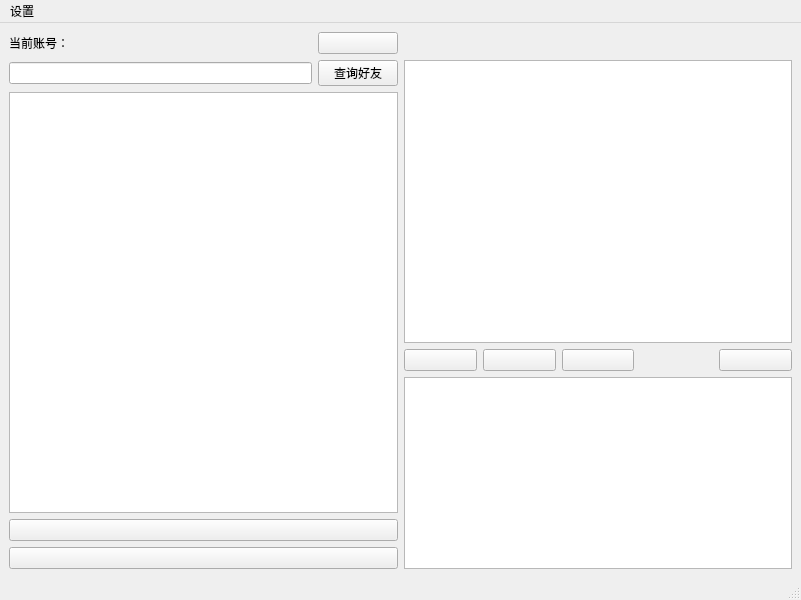
<?xml version="1.0" encoding="UTF-8"?>
<ui version="4.0">
 <class>MainWindow</class>
 <widget class="QMainWindow" name="MainWindow">
  <property name="geometry">
   <rect>
    <x>0</x>
    <y>0</y>
    <width>801</width>
    <height>600</height>
   </rect>
  </property>
  <property name="windowTitle">
   <string>MainWindow</string>
  </property>
  <widget class="QWidget" name="centralwidget">
   <property name="sizePolicy">
    <sizepolicy hsizetype="Preferred" vsizetype="Preferred">
     <horstretch>0</horstretch>
     <verstretch>0</verstretch>
    </sizepolicy>
   </property>
   <layout class="QGridLayout" name="gridLayout_2">
    <item row="0" column="0">
     <layout class="QVBoxLayout" name="verticalLayout">
      <item>
       <layout class="QGridLayout" name="gridLayout">
        <item row="0" column="1">
         <widget class="QPushButton" name="LogoutButton">
          <property name="text">
           <string/>
          </property>
         </widget>
        </item>
        <item row="0" column="0">
         <widget class="QLabel" name="Account">
          <property name="text">
           <string>当前账号：</string>
          </property>
         </widget>
        </item>
        <item row="1" column="1">
         <widget class="QPushButton" name="FindFriendButton">
          <property name="text">
           <string>查询好友</string>
          </property>
         </widget>
        </item>
        <item row="1" column="0">
         <widget class="QLineEdit" name="FindFriendBox"/>
        </item>
       </layout>
      </item>
      <item>
       <widget class="QListView" name="FriendListView"/>
      </item>
      <item>
       <widget class="QPushButton" name="FriendRequestButton">
        <property name="text">
         <string/>
        </property>
       </widget>
      </item>
      <item>
       <widget class="QPushButton" name="GroupChatButton">
        <property name="text">
         <string/>
        </property>
       </widget>
      </item>
     </layout>
    </item>
    <item row="0" column="1">
     <layout class="QVBoxLayout" name="verticalLayout_2">
      <item>
       <widget class="QLabel" name="ChatLabel">
        <property name="font">
         <font>
          <pointsize>14</pointsize>
         </font>
        </property>
        <property name="text">
         <string/>
        </property>
       </widget>
      </item>
      <item>
       <widget class="QTextEdit" name="MsgShowBox">
        <property name="enabled">
         <bool>true</bool>
        </property>
        <property name="focusPolicy">
         <enum>Qt::NoFocus</enum>
        </property>
       </widget>
      </item>
      <item>
       <layout class="QHBoxLayout" name="horizontalLayout_2">
        <item>
         <widget class="QPushButton" name="SendFileButton">
          <property name="text">
           <string/>
          </property>
         </widget>
        </item>
        <item>
         <widget class="QPushButton" name="VoiceButton">
          <property name="text">
           <string/>
          </property>
         </widget>
        </item>
        <item>
         <widget class="QPushButton" name="VideoButton">
          <property name="text">
           <string/>
          </property>
         </widget>
        </item>
        <item>
         <widget class="QLabel" name="label">
          <property name="text">
           <string/>
          </property>
         </widget>
        </item>
        <item>
         <widget class="QPushButton" name="SendMsgButton">
          <property name="text">
           <string/>
          </property>
         </widget>
        </item>
       </layout>
      </item>
      <item>
       <widget class="QTextEdit" name="MsgInputBox">
        <property name="sizePolicy">
         <sizepolicy hsizetype="Expanding" vsizetype="Fixed">
          <horstretch>0</horstretch>
          <verstretch>0</verstretch>
         </sizepolicy>
        </property>
       </widget>
      </item>
     </layout>
    </item>
   </layout>
  </widget>
  <widget class="QMenuBar" name="menubar">
   <property name="geometry">
    <rect>
     <x>0</x>
     <y>0</y>
     <width>801</width>
     <height>18</height>
    </rect>
   </property>
   <widget class="QMenu" name="menu">
    <property name="title">
     <string>设置</string>
    </property>
    <addaction name="properties"/>
   </widget>
   <addaction name="menu"/>
  </widget>
  <widget class="QStatusBar" name="statusbar"/>
  <action name="properties">
   <property name="text">
    <string>设置</string>
   </property>
  </action>
 </widget>
 <resources/>
 <connections/>
</ui>
